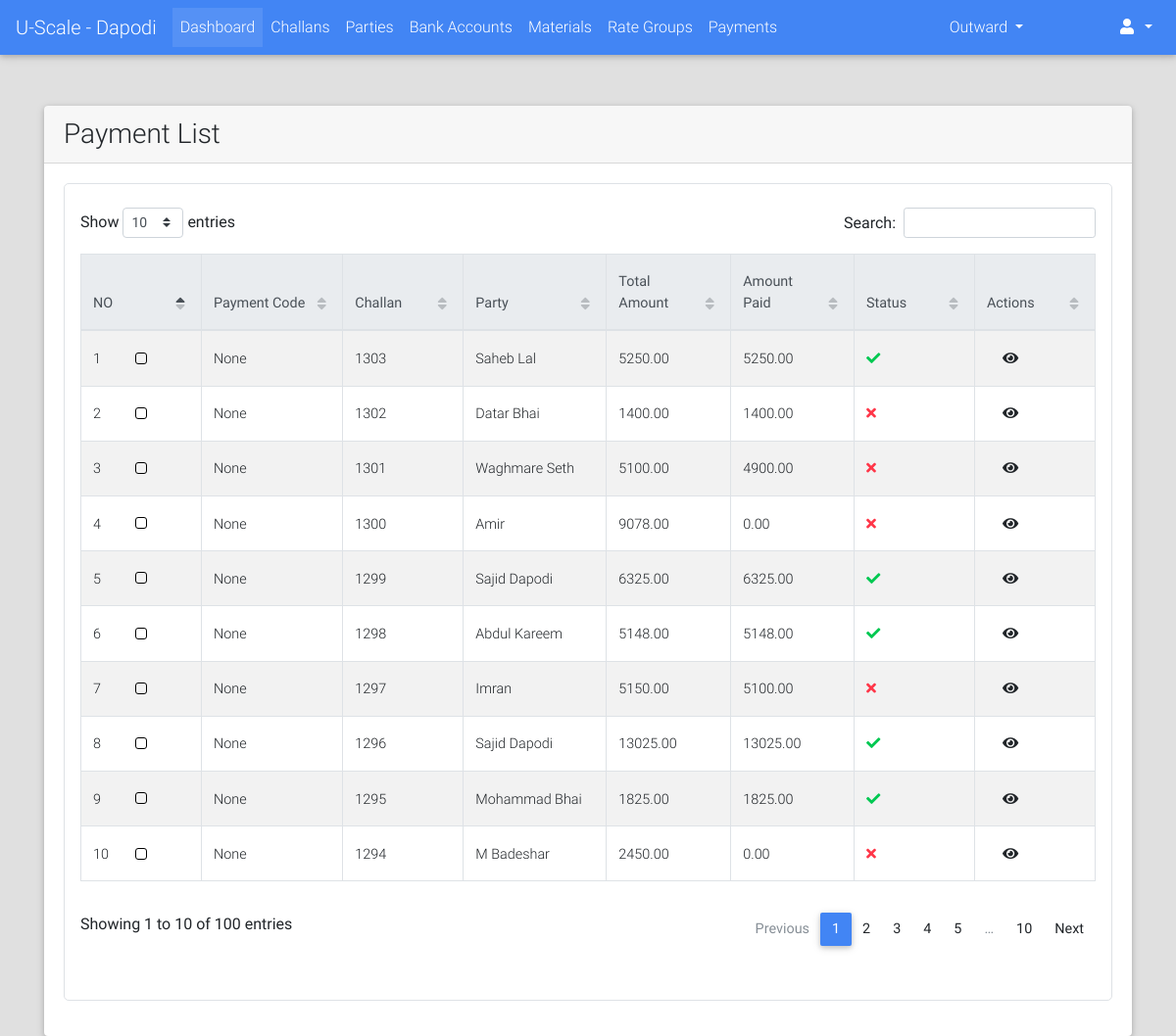
/payments/list/ (signed in), run on the app's committed database.
### payments/models.py (models this page shows, shortened)
class Payment(models.Model):
    PAYMENT_MODE_CHOICES = (("DP", "Direct Payment"), ("AL", "Account Less"))
    PAYMENT_STATUS_CHOICES = (("PN", "Pending"), ("DN", "Done"))
    payment_code = models.CharField(max_length=12, blank=True, null=True)
    challan = models.OneToOneField("challans.Challan", on_delete=models.CASCADE)
    payment_mode = models.CharField(max_length=2, choices=PAYMENT_MODE_CHOICES, blank=True, null=True)
    status = models.CharField(max_length=2, choices=PAYMENT_STATUS_CHOICES, default="PN")
    payed_amount = models.DecimalField(max_digits=9, decimal_places=2, default=0.00)
    amount = models.DecimalField(max_digits=9, decimal_places=2, null=True, blank=True)
    payed_on = models.DateTimeField(blank=True, null=True)
    image = models.ImageField(upload_to="payments/", blank=True, null=True)
    extra_info = models.TextField(blank=True)
    created_on = models.DateTimeField(auto_now_add=True)
    @property
    def get_absolute_url(self):
        return reverse_lazy("payments:detail", kwargs={"id": self.id})

### challans/models.py (models this page shows, shortened)
class Challan(models.Model):
    STATUS_CHOICES = (("PN", "Pending"), ("DN", "Done"))
    created_by = models.ForeignKey(User, on_delete=models.PROTECT)
    party = models.ForeignKey("parties.Party", on_delete=models.CASCADE)
    challan_no = models.PositiveIntegerField(blank=True, null=True)
    vehicle_details = models.CharField(max_length=128, blank=True, null=True)
    weights_amount = models.DecimalField(max_digits=9, decimal_places=2, default=decimal.Decimal(0.00))
    extra_charges = models.DecimalField(verbose_name="Kata Charges", max_digits=9, decimal_places=2,
                                        default=decimal.Decimal(0.00), validators=[MinValueValidator(limit_value=0), MaxValueValidator(limit_value=100)])
    round_amount = models.DecimalField(max_digits=4, decimal_places=2, default=decimal.Decimal(0.00), validators=[MinValueValidator(limit_value=-10), MaxValueValidator(limit_value=10)])
    total_amount = models.DecimalField(max_digits=9, decimal_places=2, default=decimal.Decimal(0.00), validators=[MinValueValidator(limit_value=0)])
    image = models.ImageField(upload_to="payments/", blank=True, null=True)
    extra_info = models.TextField(blank=True)
    created_on = models.DateTimeField(auto_now_add=True, editable=True)
    updated_on = models.DateTimeField(auto_now=True, editable=True)
    is_entries_done = models.BooleanField(default=False)
    is_reports_done = models.BooleanField(default=False)
    is_rates_assigned = models.BooleanField(default=False)
    is_payed = models.BooleanField(default=False)
    status = models.CharField(max_length=2, choices=STATUS_CHOICES, default="PN")
    def __str__(self):
        return str(self.challan_no)

### parties/models.py (models this page shows, shortened)
class Party(models.Model):
    RATE_TYPE_CHOICES = (("GR", "Group Rate"), ("IR", "Individual Rate"))
    rate_type = models.CharField(max_length=2, choices=RATE_TYPE_CHOICES)
    rate_group = models.ForeignKey("rates.RateGroup", on_delete=models.PROTECT, blank=True, null=True)
    name = models.CharField(max_length=128)
    party_code = models.CharField(max_length=32, blank=True)
    address = models.TextField(blank=True)
    phone = models.CharField(max_length=13)
    whatsapp = models.CharField(max_length=13, blank=True)
    email = models.EmailField(blank=True, null=True)
    extra_info = models.TextField(blank=True)
    is_wallet_party = models.BooleanField(default=False)
    is_active = models.BooleanField(default=True)
    def __str__(self):
        return self.name
    class Meta:
        verbose_name = "Party"
        verbose_name_plural = "Parties"

### payments/views.py (the view)
class PaymentListView(LoginRequiredMixin, ListView):
    template_name = "payments/list.html"
    model = Payment
    context_object_name = "payments"
    ordering = "-id"

### portal/templates/payments/list.html (shortened to what this page needs)
{% extends "portal/base.html" %}
{% load crispy_forms_tags %}
{% load static %}
{% block custom_links %}
    <link href="{% static "css/addons/datatables.min.css" %}" rel="stylesheet">
    <link href="{% static "css/addons/datatables-select.min.css" %}" rel="stylesheet">
{% endblock %}
{% block content %}
    <br><br>
    <div class="container">
        <div class="card">
            <div class="card-header">
                <h3 class="m-auto">Payment List</h3>
            </div>
            <div class="card-body">
                 <div class="table p-3 border" style="border-radius: 5px">
                     <table id="dt-basic-checkbox" class="table table-striped table-bordered" cellspacing="0" width="100%">
                         <thead class="thead-light">
                            <th class="th-sm">NO</th>
                            <th class="th-sm">Payment Code</th>
                            <th class="th-sm">Challan</th>
                            <th class="th-sm">Party</th>
                            <th class="th-sm">Total Amount</th>
                            <th class="th-sm">Amount Paid</th>
                            <th class="th-sm">Status</th>
                            <th class="th-sm">Actions</th>
                         </thead>
                         <tbody>
                             {% if payments %}
                                 {% for payment in payments %}
                                     <tr>
                                        <td>{{ forloop.counter }}</td>
                                         <td><a href="{{ payment.get_absolute_url }}">{{ payment.payment_code }}</a></td>
                                        <td>{{ payment.challan }}</td>
                                        <td>{{ payment.challan.party }}</td>
                                        <td>{{ payment.amount }}</td>
                                        <td>{{ payment.payed_amount }}</td>
                                        <td>
                                            {% if payment.status == "DN" %}
                                                <i class="fa fa-check text-success"></i>
                                            {% else %}
                                                <i class="fa fa-times text-danger"></i>
                                            {% endif %}
                                        </td>
                                        <td class="m-auto">
                                            <a class="m-3" href="{{ payment.get_absolute_url }}"><i class="fa fa-eye"></i></a>
                                        </td>
                                     </tr>
                                 {% endfor %}
                             {% else %}
                                 <span class="text-black-50 font-weight-bold">No Parties Found</span>
                             {% endif %}
                         </tbody>
                    </table>
                 </div>
            </div>
        </div>
    </div>
{% endblock %}

### data on the page
Payment: payment_code "None", challan "1303", challan.party "Saheb Lal", amount "5250.00", payed_amount "5250.00", status "DN" (drawn)
Payment: payment_code "None", challan "1302", challan.party "Datar Bhai", amount "1400.00", payed_amount "1400.00", status "PN" (drawn)
Payment: payment_code "None", challan "1301", challan.party "Waghmare Seth", amount "5100.00", payed_amount "4900.00", status "PN" (drawn)
Payment: payment_code "None", challan "1300", challan.party "Amir", amount "9078.00", payed_amount "0.00", status "PN" (drawn)
Payment: payment_code "None", challan "1299", challan.party "Sajid Dapodi", amount "6325.00", payed_amount "6325.00", status "DN" (drawn)
Payment: payment_code "None", challan "1298", challan.party "Abdul Kareem", amount "5148.00", payed_amount "5148.00", status "DN" (drawn)
Payment: payment_code "None", challan "1297", challan.party "Imran", amount "5150.00", payed_amount "5100.00", status "PN" (drawn)
Payment: payment_code "None", challan "1296", challan.party "Sajid Dapodi", amount "13025.00", payed_amount "13025.00", status "DN" (drawn)
Payment: payment_code "None", challan "1295", challan.party "Mohammad Bhai", amount "1825.00", payed_amount "1825.00", status "DN" (drawn)
Payment: payment_code "None", challan "1294", challan.party "M Badeshar", amount "2450.00", payed_amount "0.00", status "PN" (drawn)
